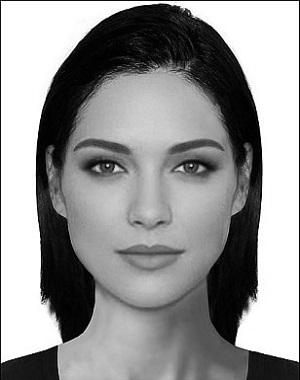
%> input picture Laboratório 1/WomanGray.jpg, 300 x 380 px
$ octave Questao1.m   (GNU Octave 9; MATLAB toolbox functions it lacks are replaced by stand-ins)
%> lines starting %> are read from the running program, lines starting %| are printed output that depends on the picture
%%
% Quest鉶 1
clc
clear
close all
Img1 = imread('WomanGray.jpg');
%> Img1 is the input picture: size 380x300 uint8; min 0, max 255, mean 147.6
Img2 = imread('ManGray.jpg');
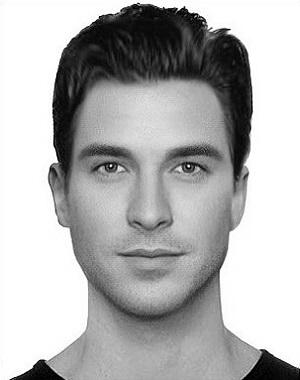
%> input picture Laboratório 1/ManGray.jpg, 300 x 380 px
%> Img2 is the input picture: size 380x300 uint8; min 0, max 255, mean 178.8
[m, n] = size(Img1);
%> m = 380; n = 300
Img_Trans = zeros(m, n);

for int1 = 0:0.1:1
   Img_Trans = Img1(:,:)*int1 + Img2(:,:)*(1 - int1);
   pause(0.1);
   imshow(Img_Trans)
end
%> this loop made 11 passes
%> pass 2, `Img_Trans = Img1(:,:)*int1 + Img2(:,:)*(1 - int1);`:
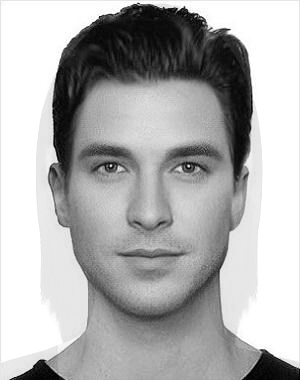
%> Img_Trans: size 380x300 uint8; min 0, max 255, mean 175.8
%> pass 3, `Img_Trans = Img1(:,:)*int1 + Img2(:,:)*(1 - int1);`:
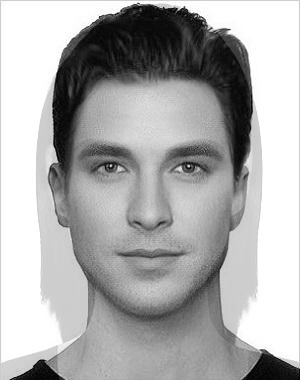
%> Img_Trans: size 380x300 uint8; min 0, max 255, mean 172.5
